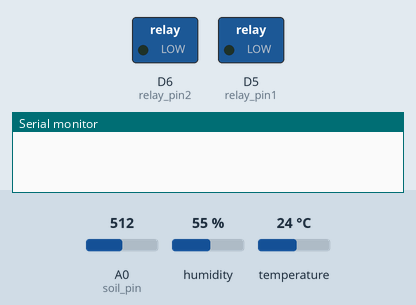
Bench run of a sketch on a simulated ESP8266 (NodeMCU). Parts: switched loads named in the sketch (green lamp = pin HIGH), the last lines printed to the serial monitor. Inputs (shaded band) come from the test bench; at power-on: A0 (soil_pin) = 512, humidity 55 %, temperature 24 °C.

Above: at 0.7 s.
At 6.5 s:
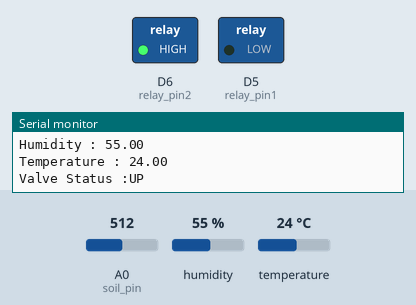
At 17.2 s:
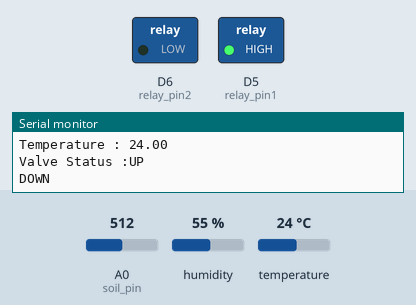
Timing chart, 0 to 28.0 s (numbered marks = the images above):
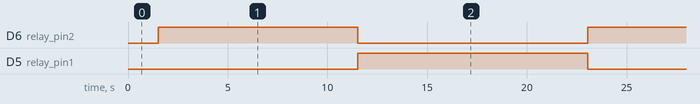

Measured:
- by itself, D6 (relay_pin2): alternates HIGH for 10.0 s and LOW for 11.5 s
- by itself, D5 (relay_pin1): alternates HIGH for 11.5 s and LOW for 10.0 s

The sketch:

Cattle_Releaser.ino
```cpp
#include "DHT.h"

#define soil_pin A0

#define DHTPIN D1
#define DHTTYPE DHT11

#define relay_pin1 D5
#define relay_pin2 D6

int value_status = 0;

DHT dht(DHTPIN,DHTTYPE);

void setup(){

  pinMode(relay_pin1,OUTPUT);

  pinMode(relay_pin2,OUTPUT);
  Serial.begin(115200);

  dht.begin();

  digitalWrite(relay_pin1, LOW);
  digitalWrite(relay_pin2, LOW);
}

void loop(){
  delay(1500);

  // Plant 1
  int value1 = analogRead(soil_pin);

   // Read Humidity
  float Hum = dht.readHumidity();

  // Read temperature as Celsius (the default)
  float temp_c = dht.readTemperature();

  // Check if any reads failed and exit early (to try again).
  if (isnan(Hum) || isnan(temp_c) ) {
    Serial.println(F("Failed to read from DHT sensor!"));
    return;
  }

  Serial.print("Moisture Value :");
  Serial.println(value1);

  Serial.print("\nHumidity : ");
  Serial.println(Hum);

  Serial.print("\nTemperature : ");
  Serial.println(temp_c);

  Serial.print("\nValve Status :");

  if((value1 <= 570) || (temp_c >= 32))
    value_status = 1;
  else
   value_status = 0;

  if(value_status == 1)
  {
    digitalWrite(relay_pin1, LOW);
    digitalWrite(relay_pin2, HIGH);
    Serial.println("UP");
    delay(10000);
    digitalWrite(relay_pin1, HIGH);
    digitalWrite(relay_pin2, LOW);
    Serial.println("DOWN");
    delay(10000);
  }
  else
  {
    digitalWrite(relay_pin1, LOW);
    digitalWrite(relay_pin2, LOW);
    Serial.println("PASS");
  }

}
```
